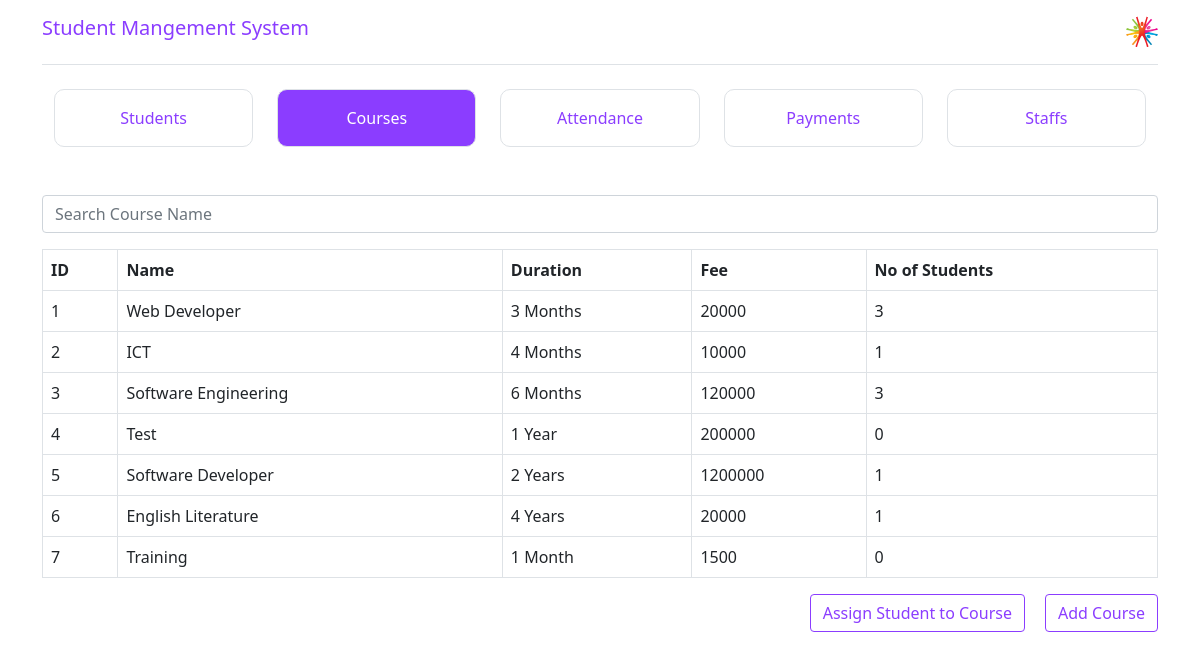
The app's page /admin/courses.php (signed in) with its own data.
### tables this page shows
CREATE TABLE `Courses` (
  `CourseID` int(11) NOT NULL,
  `CourseName` varchar(100) DEFAULT NULL,
  `DurationInMonths` int(11) DEFAULT NULL,
  `CourseFee` varchar(250) DEFAULT NULL
);

### admin/courses.php (the view, shortened to what this page needs)
<!DOCTYPE html>
<html lang="en">
<head>
</head>
<body>
</body>
</html>
<?php
include('header.php');
include("../db.php");
$sql = "SELECT * FROM Courses";
$result = $conn->query($sql);
if ($result->num_rows > 0) {
    echo '<div class="container mt-5">';
    echo'<input type="text" id="searchInput" onkeyup="filterTable()" placeholder="Search Course Name" class="form-control mb-3">';
    echo "<table border='1' class='table table-bordered ' id='crsTable'>
    <tr>
        <th>ID</th>
        <th>Name</th>
        <th>Duration</th>
        <th>Fee</th>
        <th>No of Students</th>
    </tr>";
    while($row = $result->fetch_assoc()) {
        $duration = $row["DurationInMonths"];
        if ($duration == 12){
            $durationText = "1 Year";
        } else if ($duration > 12){
            $years = floor($duration / 12);
            $durationText = $years . " Years";
        } else {
            if($duration > 1){
                $durationText = $duration. " Months";
            }
            else{
                $durationText = $duration. " Month";
            }
        }
        $CourseId=  $row['CourseID'];
        $sql="SELECT COUNT(StudentID)FROM StudentCourses WHERE CourseID = $CourseId";
        $stmt = $conn->prepare($sql);
        $stmt->execute();
        $num_rows = $stmt->get_result()->fetch_row()[0];
        echo "<tr class='course-row'>
            <td>" . $row["CourseID"] . "</td>
            <td>" . $row["CourseName"] . "</td>
            <td>"  . $durationText . "</td>
            <td>" . $row["CourseFee"] . "</td>
            <td>" . $num_rows . "</td>
        </tr>";
    }
    echo "</table>";
    echo "</div>";
} else {
    echo "0 results";
}
?>
<div class="container d-flex justify-content-end" style="gap: 20px;">
<button type="button" class="btn btn-primary" data-bs-toggle="modal" data-bs-target="#assignCourse" style="gap: 20px;">
Assign Student to Course
</button>
<button type="button" class="btn btn-primary" data-bs-toggle="modal" data-bs-target="#addCourseModal">
    Add Course
</button>
</div>

### admin/header.php (shortened to what this page needs)
<!DOCTYPE html>
<html lang="en">
<head>
    <link rel="stylesheet" href="../assets/css/bootstrap.min.css">
    <link rel="stylesheet" href="https://cdn.jsdelivr.net/npm/bootstrap-icons@1.3.0/font/bootstrap-icons.css">
</head>
<body>
    <div class="container">
        <header class="d-flex flex-wrap align-items-center justify-content-center justify-content-md-between py-3 mb-4 border-bottom">
          <a href="/" class="d-flex align-items-center col-md-4 mb-2 mb-md-0 text-dark text-decoration-none">
            <h5 class="text-primary">Student Mangement System</h5>
         </a>
          <div class="d-flex align-items-center">
            <div class="flex-shrink-0 ">
                <a href="#" class="d-block link-dark text-decoration-none ">
                    <img src="../assets/img/slyc-logo.png" alt="mdo" width="32" height="32" class="rounded-circle">
                </a>
             </div>
            </div>
        </header>
        <div class="container">
            <div class="row ">
                <div class="col">
                    <a href="index.php">
                    <div class="p-3 border  text-white main-items text-center active1">Students</div>
                    </a>
                </div>
                <div class="col">
                    <a href="courses.php">
                    <div class="p-3 border text-white main-items text-center active2">Courses</div>
                    </a>
                </div>
                <div class="col">
                <a href="attendance.php">
                    <div class="p-3 border text-white main-items text-center active3">Attendance</div>
                    </a>
                </div>
                <div class="col">
                <a href="payments.php">
                    <div class="p-3 border text-white main-items text-center active4">Payments</div>
                    </a>
                </div>
                <?php
if (isset($_SESSION['admin_logged_in']) && $_SESSION['admin_logged_in'] === true) {
    ?>
    <div class="col">
        <a href="staffs.php">
            <div class="p-3 border text-white main-items text-center active5">Staffs</div>
        </a>
    </div>
    <?php
}
?>
            </div>
        </div>
      </div>
</body>
</html>

### admin/header.php (style rules this page uses)
.text-primary { color: #8b3dff!important; }
.main-items { border-radius: 10px; border: 1px solid #8b3dff; color: #8b3dff!important; }
.btn-primary { background-color: unset!important; border-color: #8b3dff!important; color: #8b3dff!important; }
a { text-decoration:none !important; }

### admin/courses.php (style rules this page uses)
.active2 { background-color: #8b3dff!important; color: #fff!important; }

### records on screen
courses: CourseID "1", CourseName "Web Developer", DurationInMonths "3 Months", CourseFee "20000", num_rows "3"
courses: CourseID "2", CourseName "ICT", DurationInMonths "4 Months", CourseFee "10000", num_rows "1"
courses: CourseID "3", CourseName "Software Engineering", DurationInMonths "6 Months", CourseFee "120000", num_rows "3"
courses: CourseID "4", CourseName "Test", DurationInMonths "1 Year", CourseFee "200000", num_rows "0"
courses: CourseID "5", CourseName "Software Developer", DurationInMonths "2 Years", CourseFee "1200000", num_rows "1"
courses: CourseID "6", CourseName "English Literature", DurationInMonths "4 Years", CourseFee "20000", num_rows "1"
courses: CourseID "7", CourseName "Training", DurationInMonths "1 Month", CourseFee "1500", num_rows "0"
